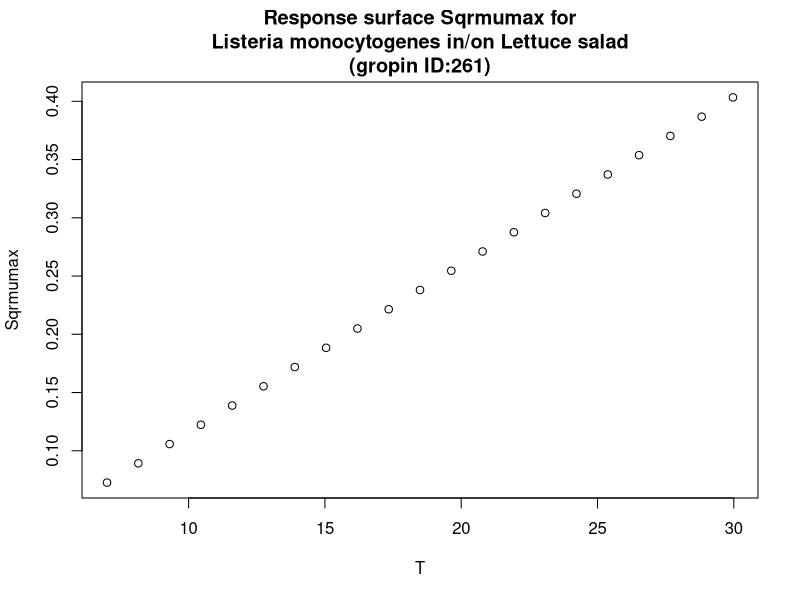

Here is the R script that generated this plot:
#############################
# start of Parameter script
#############################
T <- seq(7.007,29.97002997003,length.out=21)
#############################
# end of Parameter script
#############################
############################# 
# start of Model script Gropin ID 261 
#############################
 
# constant coefficients for this model
 
variables <- data.frame(T)
argumentsPar <- expand.grid(variables)
 
# heart of the model
response_surface <- function(T) {
   mumax <-0.0144*(T-1.96)

return(mumax=mumax)
} 

# output parameters
responseSurface <- cbind(argumentsPar,response_surface(argumentsPar['T']))
colnames(responseSurface) <- c(colnames(argumentsPar),'Sqrmumax')
#############################
# End of Model script
#############################
############################# 
# start of Visualisation script Gropin ID 261 
#############################
plot(T,responseSurface$'Sqrmumax',xlab='T',
                          ylab='Sqrmumax',main='Response surface Sqrmumax for
Listeria monocytogenes in/on Lettuce salad
(gropin ID:261)')
#############################
# End of Visualisation script
#############################
